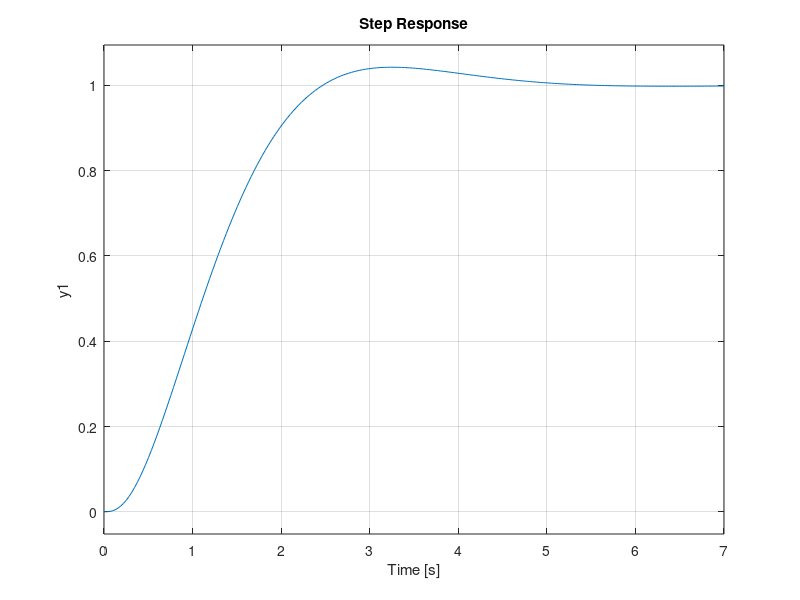
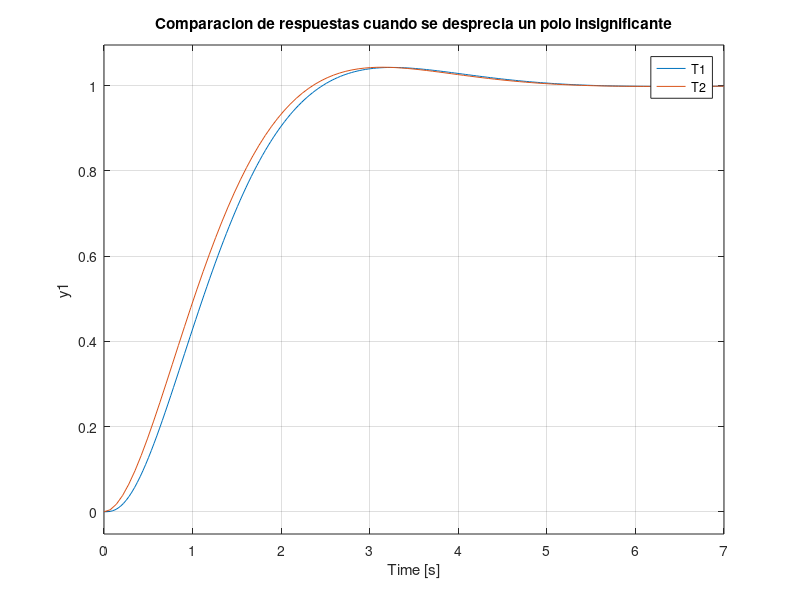
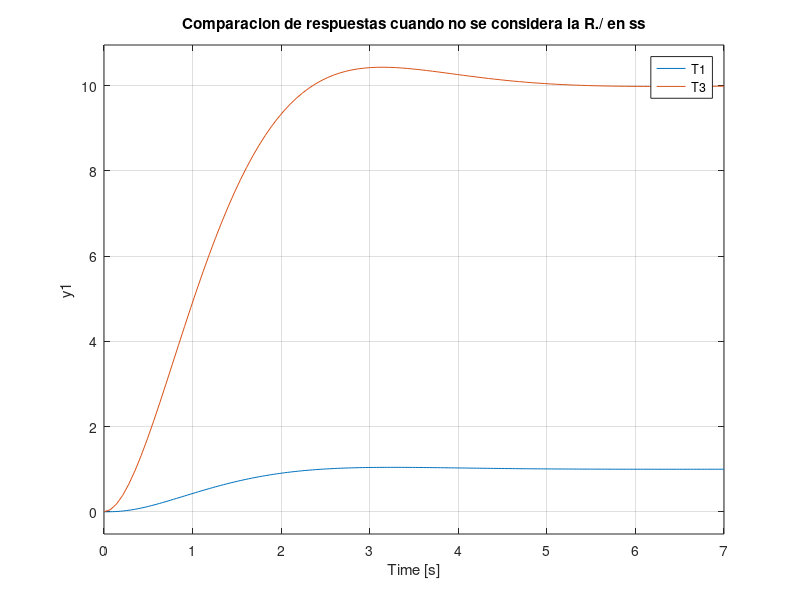

MATLAB code to generate these figures, in order:
% Comparacion al despreciar los polos insignificantes considerando la
% respuesta en estado estable

%Inicializacion del espacio de trabajo
clear all;close all; clc;

%Introducimos la funcion de transferencia original
s=zpk('s')
T1=20/(10*(s/10+1)*(s^2+2*s+2))
%graficamos la respuesta original
step(T1)

%Introducimos la funcion de transferencia despreciando el polo
%insignificante pero considerando la respuesta en estado estable
T2=20/(10*(s^2+2*s+2))
%graficamos para comparar respuestas
figure
step(T1,T2)
title('Comparacion de respuestas cuando se desprecia un polo insignificante')

%Introducimos la funcion de transferencia despreciando el polo
%insignificante sin ninguna otra consideracion
T3=20/(s^2+2*s+2)
%graficamos la respuesta
figure
step(T1,T3)
title('Comparacion de respuestas cuando no se considera la R./ en ss')